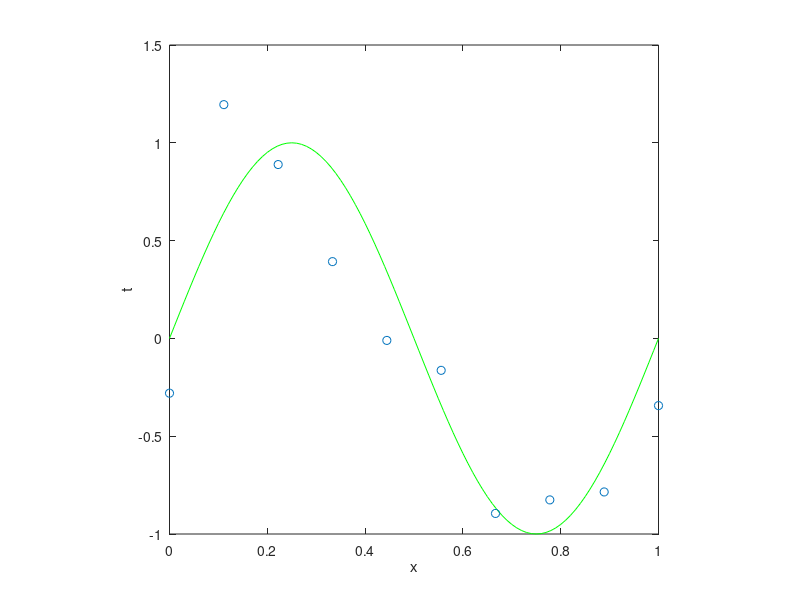

Write the MATLAB code that produced this figure. (Note: this script raises an error after producing the figure.)
close all, clear, clc;

% Define the function
f = @(x) sin(2*pi*x);

% Plot the function
x_plot = 0:.01:1;
figure,
plot(x_plot, f(x_plot), 'g'),
xlabel("x"), ylabel("t"),
axis square;

% Create some points
N = 10;
x = linspace(0, 1, N)';
% Create a random Guassian distribution for add some noise to data
std = .3;
gaussian = normrnd(0, std, N, 1);
% Evaluate target vector adding some noise
t = f(x) + gaussian;

% Plot the target values above the function
hold on,
plot(x, t, 'o');

% Generate the model resolving the linear system generated from the
% partial derivatives of the polynomial with order M
M = 0:9;
W = cell(length(M), 1);
y = zeros(N, length(M));
for mi=1:length(M)
    m = M(mi);
    coefficients = m+1;
    A = zeros(coefficients, coefficients);
    b = zeros(coefficients, 1);

    for i=1:coefficients
        powB = i-1;
        for j=1:coefficients
            powA = powB + (j-1);
            A(i, j)= sum(x.^powA);
        end
        b(i) = sum(t .* x.^powB);
    end
    W{mi} = A\b;
end

% Creating the data
training = predict(10, W);
test = predict(100, W);

% Calculating the RMS errors
gaussian = normrnd(0, std, 100, 1);
t_test = f(test.x) + gaussian; % Generate the target vector for test data
training.rms = zeros(length(W), 1);
test.rms = zeros(length(W), 1);
for wi=1:length(W)
    training.rms(wi) = rmse(training.y(:, wi), t);
    test.rms(wi) = rmse(test.y(:, wi), t_test);
end

% Plot the results of the test data for models generated with orders 
% 0, 1, 3 and 9
idx_w = [0 1 3 9] + 1;
figure,
for wi=1:length(idx_w)
    subplot(2, 2, wi),
    plot(x_plot, f(x_plot), 'g'),
    xlabel("x"), ylabel("t"),
    axis square;
    
    hold on,
    plot(x, t, 'o');
    
    hold on,
    plot(test.x, test.y(:, idx_w(wi)), 'r');
    
    title(['Error function = ' num2str(test.rms(wi))]);
end

% Plot a comparison of errors between test and training data to shor the
% over-fitting problem
figure,
plot(M, training.rms, 'bO-'),
hold on,
plot(M, test.rms, 'rO-'),
axis([0 9 0 1]),
xlabel('M'), ylabel('Erms'),
legend({'Training', 'Test'});